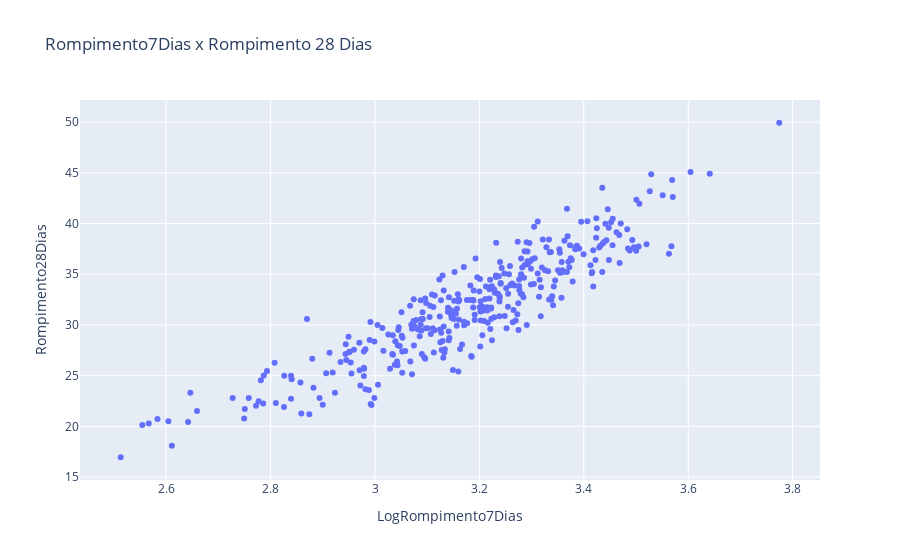

Here is the notebook cell this chart was saved with:
### Code cell
fig = px.scatter(dados_aglomerante, x="LogRompimento7Dias", y="Rompimento28Dias", title='Rompimento7Dias x Rompimento 28 Dias')
fig.show()

### Figure 1 — Plotly figure (JSON) as saved in the notebook; plotly's stock layout.template omitted (floating-point values rounded to 4 significant figures; data arrays with more than 128 entries replaced by an {"elided": "..."} marker saying what was removed)
{"data": [{"hovertemplate": "LogRompimento7Dias=%{x}<br>Rompimento28Dias=%{y}<extra></extra>", "legendgroup": "", "marker": {"color": "#636efa", "symbol": "circle"}, "mode": "markers", "name": "", "orientation": "v", "showlegend": false, "type": "scatter", "x": {"elided": "361 float values"}, "xaxis": "x", "y": {"elided": "361 float values"}, "yaxis": "y"}], "layout": {"legend": {"tracegroupgap": 0}, "title": {"text": "Rompimento7Dias x Rompimento 28 Dias"}, "xaxis": {"anchor": "y", "domain": [0, 1], "title": {"text": "LogRompimento7Dias"}}, "yaxis": {"anchor": "x", "domain": [0, 1], "title": {"text": "Rompimento28Dias"}}}}
